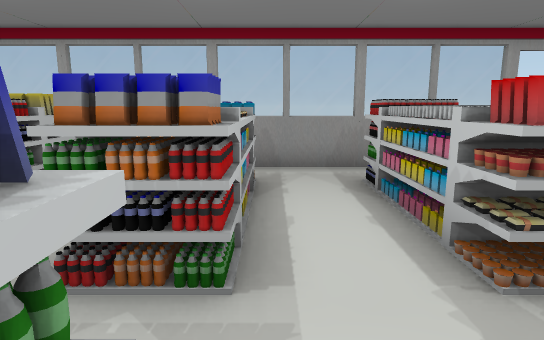
View 1 (above)

16 first-person views from a walk through a Unity game level. The camera is 1.4 m above the floor, tilts 10° down and sees 75° across. The floor is counted in squares, 1 m on a side. Each view is taken from the middle of a square. On the plan, view 1 faces up. The plan holds only what a view shows up to about 15 squares ahead; the rest is blank. The place goes on beyond the plan. The player is left out. Door leaves are left out, so doorways stand open.

View 2
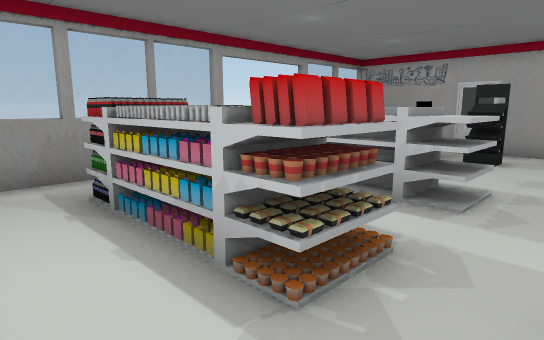

View 3
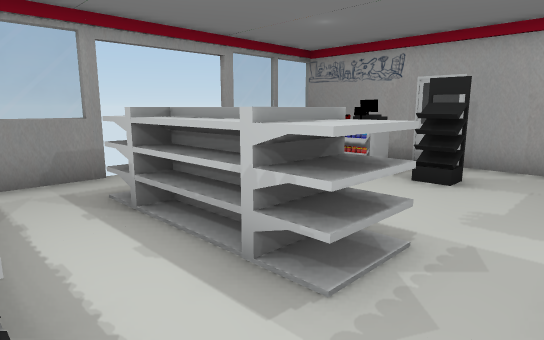

View 4
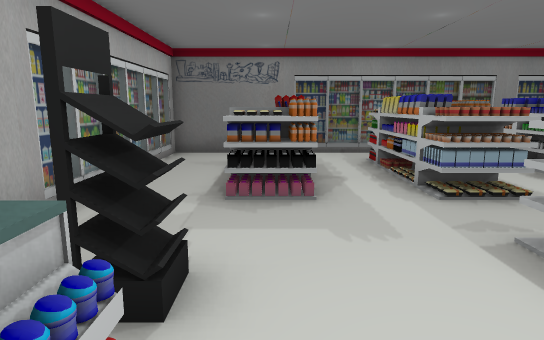

View 5
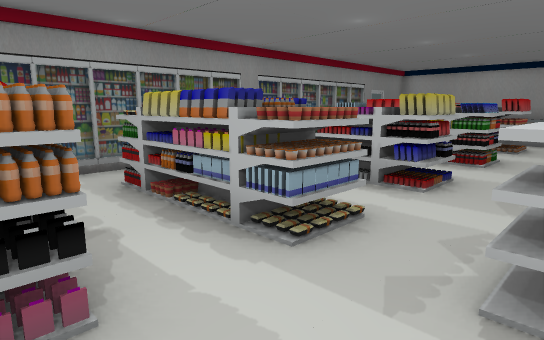

View 6
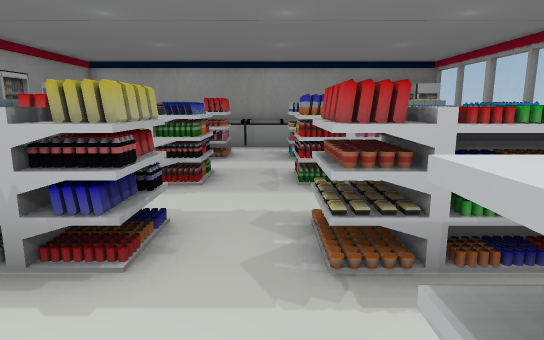

View 7
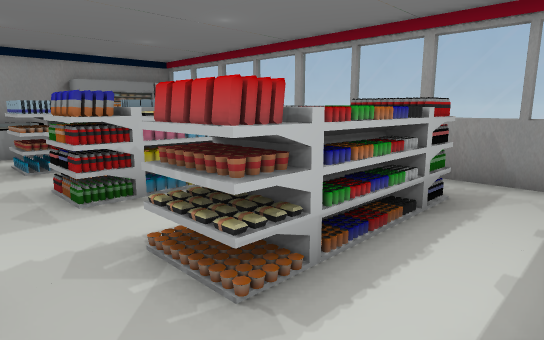

View 8
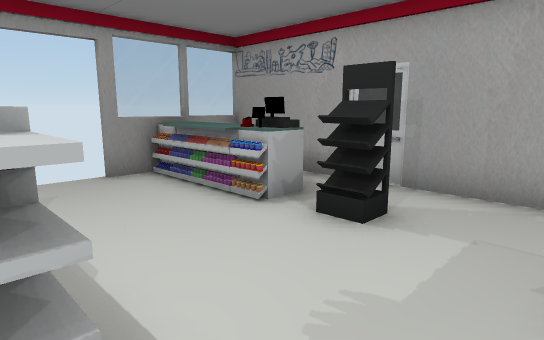

View 9
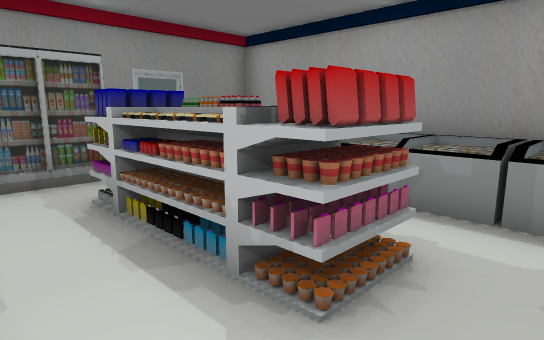

View 10
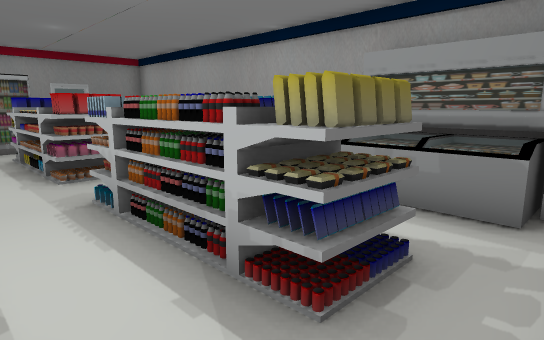

View 11
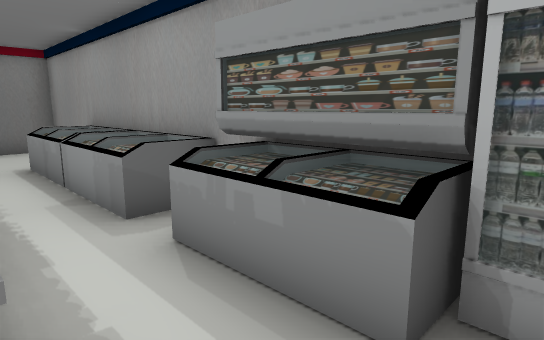

View 12
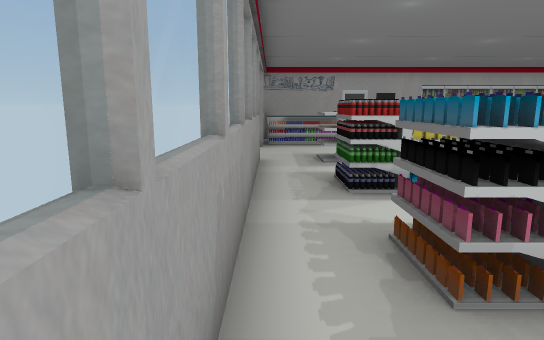

View 13
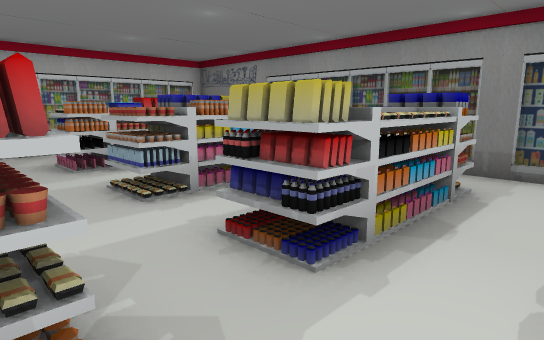

View 14
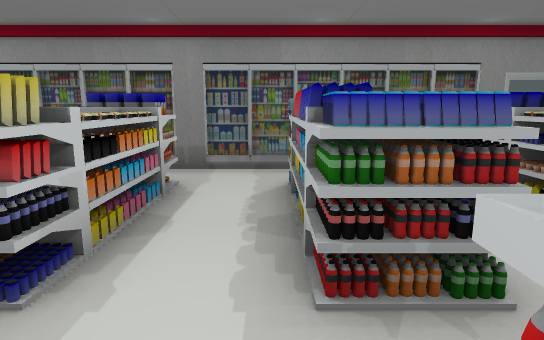

View 15
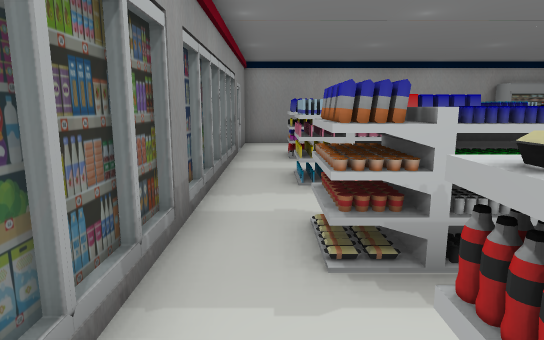

View 16
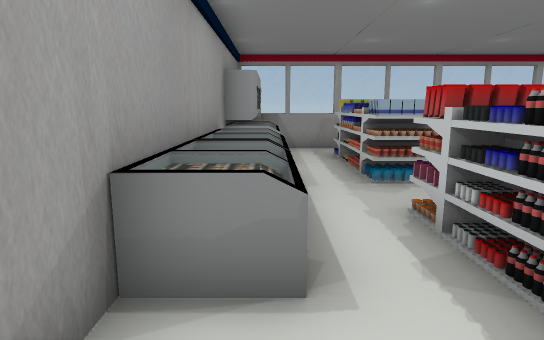

### Floor plan
Points are (right, up) in squares from view 1. A wall is a line through its corners. A room is listed if a view was taken in it or the views show most of it. See-through windows are left out.
Room 1 (views 1, 2, 3, 4, 5, 6, 7, 8, 9, 10, 11, 12, 13, 14, 15, 16)
walls: (2.1, -5.2) (8, -5.2); (5.6, 8.3) (-7.4, 8.3); (9.7, 3.9) (10.4, 3.9); (10.3, 3.1) (10.3, 3.9); (10.4, 3.1) (9.7, 3.1); (-4.6, -5.2) (1.5, -5.2); (-8.2, 1.6) (-8.2, 0.4); (-8.2, 4.6) (-8.2, 3.4); (-8.2, -1.4) (-8.2, -5.1) (12, -5.1) (12, 8.3) (8.6, 8.3); (12.2, -4.8) (12.2, 1.1)
low walls: (9.7, 3.1) (9.7, 3.9)
ways out: open door at (7, 8)
objects: other object (-8, -1) to (-7, 1); other object (-8, 2) to (-7, 3); fridge (-8, 5) to (-7, 7); shelf (-5, -3) to (-4, 0); shelf (-5, 3) to (-4, 3); shelf (-5, 4) to (-5, 5); shelf (-5, 6) to (-4, 6); shelf (-4, 4) to (-4, 5); shelf (-1, -3) to (-1, 0); shelf (-1, 3) to (-1, 6); shelf (2, -3) to (3, 0); shelf (2, 3) to (3, 6); shelf (5, -3) to (6, -3); shelf (5, -2) to (5, -1); shelf (5, 0); shelf (5, 3) to (6, 6); shelf (6, -2) to (6, -1); cup (6, 0); shelf (9, -3) to (9, 0); counter (10, 5) to (10, 8)

Where each view was taken, in squares from view 1:
view 1: 0 up, 0 right, facing up
view 2: 1 up, 0 right, facing up-right
view 3: 1 up, 3 right, facing up-right
view 4: 6 up, 9 right, facing down
view 5: 3 up, 9 right, facing down-left
view 6: 2 up, 6 right, facing left
view 7: 1 up, 5 right, facing up-left
view 8: 1 up, 6 right, facing up-right
view 9: 2 up, 2 left, facing down-left
view 10: 8 up, 2 left, facing down-left
view 11: 8 up, 5 left, facing down-left
view 12: 8 up, 4 left, facing right
view 13: 3 up, 0 right, facing down-right
view 14: 3 up, 0 right, facing down
view 15: 4 down, 6 right, facing left
view 16: 4 down, 7 left, facing up
